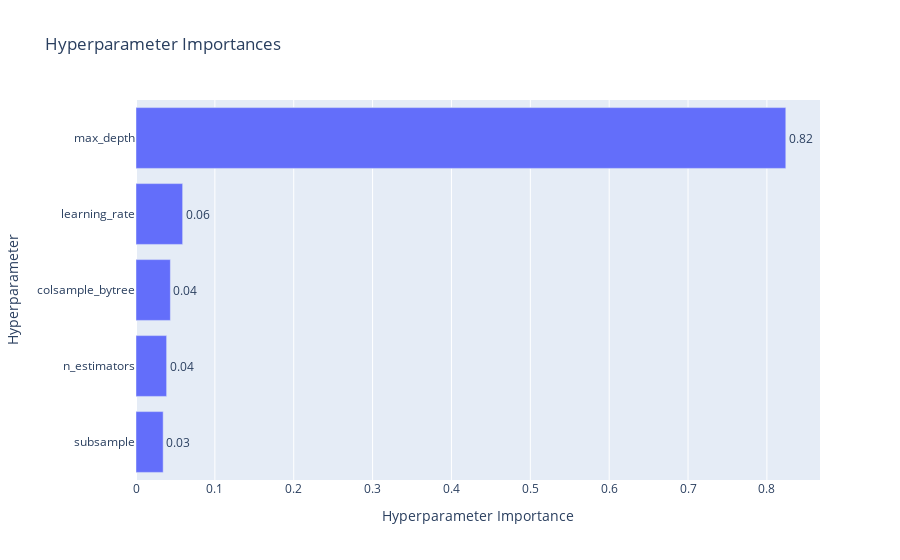

The cell this chart's notebook holds for it:
### Code cell
# 5. Hyperparameter Importance
plot_param_importances(study).show()

### Figure 1 — Plotly figure (JSON) as saved in the notebook; plotly's stock layout.template omitted (floating-point values rounded to 4 significant figures)
{"data": [{"cliponaxis": false, "hovertemplate": ["subsample (FloatDistribution): 0.034453087417911143<extra></extra>", "n_estimators (IntDistribution): 0.038839143539799295<extra></extra>", "colsample_bytree (FloatDistribution): 0.04359082280088584<extra></extra>", "learning_rate (FloatDistribution): 0.059156838304490346<extra></extra>", "max_depth (IntDistribution): 0.8239601079369133<extra></extra>"], "name": "Objective Value", "orientation": "h", "text": ["0.03", "0.04", "0.04", "0.06", "0.82"], "textposition": "outside", "type": "bar", "x": [0.03445, 0.03884, 0.04359, 0.05916, 0.824], "y": ["subsample", "n_estimators", "colsample_bytree", "learning_rate", "max_depth"]}], "layout": {"autosize": true, "title": {"text": "Hyperparameter Importances"}, "xaxis": {"autorange": true, "range": [0, 0.8673], "title": {"text": "Hyperparameter Importance"}, "type": "linear"}, "yaxis": {"autorange": true, "range": [-0.5, 4.5], "title": {"text": "Hyperparameter"}, "type": "category"}}}
